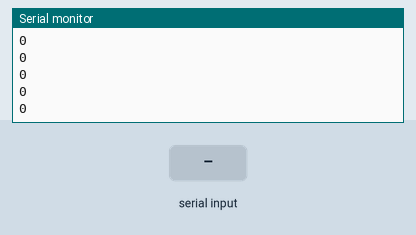
Simulated run of this sketch. Board: Arduino Uno, built with avr-gcc and run on an emulated ATmega328P. Parts: the last lines printed to the serial monitor. The inputs (shaded band) are chosen by the test bench.

Above: at 1.2 s.
1.3 s: "1" received over Serial
2.8 s: byte 1 (1) received over Serial
At 2.81 s:
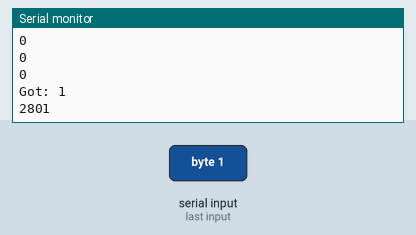
4.3 s: byte 2 (2) received over Serial
At 4.31 s:
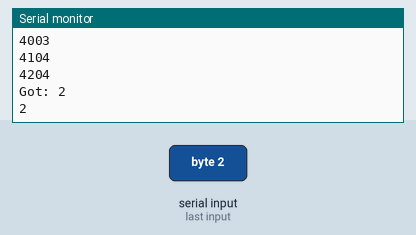
5.8 s: "0" received over Serial
At 5.81 s:
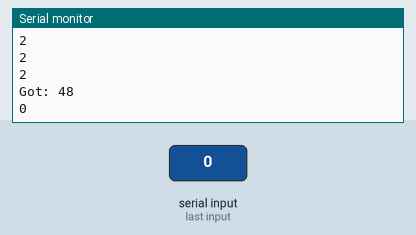
Timing chart, 0 to 8.3 s (numbered marks = the images above; inputs shaded):
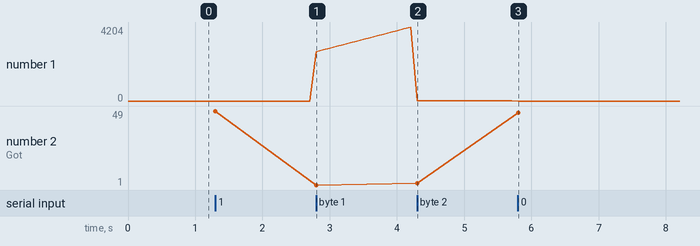

Measured:
- after the input at 2.8 s, the serial monitor: prints a new line at once (image 1)
- after the input at 4.3 s, the serial monitor: prints a new line at once (image 2)
- after the input at 5.8 s, the serial monitor: prints a new line at once (image 3)
- plotted number 1: 0 → 4204 after the input at 2.8 s, 4204 → 2 after the input at 4.3 s, 2 → 0 after the input at 5.8 s
- plotted number 2: 49 → 1 after the input at 2.8 s, 1 → 2 after the input at 4.3 s, 2 → 48 after the input at 5.8 s

The sketch:

CommsDebug.ino
```cpp
/* By Ari & Berwin */
#define BAUD_RATE 115200

int mode = 0;

void setup()
{
  Serial.begin(BAUD_RATE);
}

void loop()
{
  if (Serial.available() > 0 && Serial.peek() != 0)
  {
    mode = Serial.read();
    Serial.print("Got: ");
    Serial.println(mode);
  }

  switch (mode)
  {
    case 1:
      Serial.println(millis());
      break;
    case 2:
      Serial.println('2');
      break;
    default:
      Serial.println('0');
      break;
  }

  delay(100);
}
```
